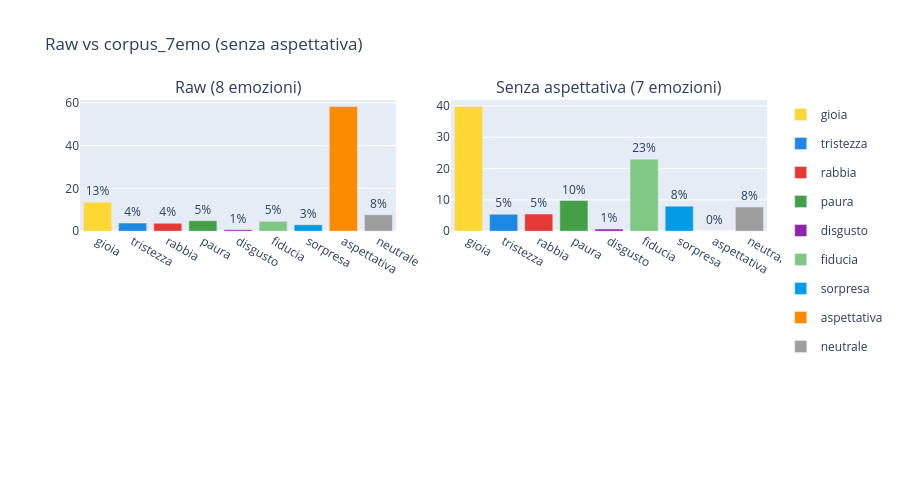

Write notebook code for a chart like this one.
### Markdown cell above
## Passo 1 — Rimozione di aspettativa (corpus_7emo)

Come `corpus_sei_emo` in ItEm (che escludeva fiducia e attese), escludiamo aspettativa
per vedere la struttura emotiva sottostante. Non è il metodo finale — serve a esplorare.

### Code cell
df_7emo  = detect_emotions(df_corpus, df_tokens, df_elita_orig, emotions=SEVEN_EMOTIONS)
counts_7 = df_7emo['dominant_emotion'].value_counts()

plot_emotion_grid(
    panels=[
        ('Raw (8 emozioni)',              df_raw),
        ('Senza aspettativa (7 emozioni)',df_7emo),
    ],
    total=total,
    title='Raw vs corpus_7emo (senza aspettativa)',
    emotions=BASIC_EMOTIONS,
    height=500,
).show()

### Figure 1 — Plotly figure (JSON) as saved in the notebook; plotly's stock layout.template omitted (floating-point values rounded to 4 significant figures)
{"data": [{"legendgroup": "gioia", "marker": {"color": "#FDD835"}, "name": "gioia", "showlegend": true, "text": ["13%"], "textposition": "outside", "x": ["gioia"], "y": [13.5], "type": "bar", "xaxis": "x", "yaxis": "y"}, {"legendgroup": "tristezza", "marker": {"color": "#1E88E5"}, "name": "tristezza", "showlegend": true, "text": ["4%"], "textposition": "outside", "x": ["tristezza"], "y": [3.8], "type": "bar", "xaxis": "x", "yaxis": "y"}, {"legendgroup": "rabbia", "marker": {"color": "#E53935"}, "name": "rabbia", "showlegend": true, "text": ["4%"], "textposition": "outside", "x": ["rabbia"], "y": [3.7], "type": "bar", "xaxis": "x", "yaxis": "y"}, {"legendgroup": "paura", "marker": {"color": "#43A047"}, "name": "paura", "showlegend": true, "text": ["5%"], "textposition": "outside", "x": ["paura"], "y": [4.9], "type": "bar", "xaxis": "x", "yaxis": "y"}, {"legendgroup": "disgusto", "marker": {"color": "#8E24AA"}, "name": "disgusto", "showlegend": true, "text": ["1%"], "textposition": "outside", "x": ["disgusto"], "y": [0.7], "type": "bar", "xaxis": "x", "yaxis": "y"}, {"legendgroup": "fiducia", "marker": {"color": "#81C784"}, "name": "fiducia", "showlegend": true, "text": ["5%"], "textposition": "outside", "x": ["fiducia"], "y": [4.6], "type": "bar", "xaxis": "x", "yaxis": "y"}, {"legendgroup": "sorpresa", "marker": {"color": "#039BE5"}, "name": "sorpresa", "showlegend": true, "text": ["3%"], "textposition": "outside", "x": ["sorpresa"], "y": [3.0], "type": "bar", "xaxis": "x", "yaxis": "y"}, {"legendgroup": "aspettativa", "marker": {"color": "#FB8C00"}, "name": "aspettativa", "showlegend": true, "text": ["58%"], "textposition": "outside", "x": ["aspettativa"], "y": [58.2], "type": "bar", "xaxis": "x", "yaxis": "y"}, {"legendgroup": "neutrale", "marker": {"color": "#9E9E9E"}, "name": "neutrale", "showlegend": true, "text": ["8%"], "textposition": "outside", "x": ["neutrale"], "y": [7.7], "type": "bar", "xaxis": "x", "yaxis": "y"}, {"legendgroup": "gioia", "marker": {"color": "#FDD835"}, "name": "gioia", "showlegend": false, "text": ["40%"], "textposition": "outside", "x": ["gioia"], "y": [39.8], "type": "bar", "xaxis": "x2", "yaxis": "y2"}, {"legendgroup": "tristezza", "marker": {"color": "#1E88E5"}, "name": "tristezza", "showlegend": false, "text": ["5%"], "textposition": "outside", "x": ["tristezza"], "y": [5.4], "type": "bar", "xaxis": "x2", "yaxis": "y2"}, {"legendgroup": "rabbia", "marker": {"color": "#E53935"}, "name": "rabbia", "showlegend": false, "text": ["5%"], "textposition": "outside", "x": ["rabbia"], "y": [5.5], "type": "bar", "xaxis": "x2", "yaxis": "y2"}, {"legendgroup": "paura", "marker": {"color": "#43A047"}, "name": "paura", "showlegend": false, "text": ["10%"], "textposition": "outside", "x": ["paura"], "y": [9.8], "type": "bar", "xaxis": "x2", "yaxis": "y2"}, {"legendgroup": "disgusto", "marker": {"color": "#8E24AA"}, "name": "disgusto", "showlegend": false, "text": ["1%"], "textposition": "outside", "x": ["disgusto"], "y": [0.7], "type": "bar", "xaxis": "x2", "yaxis": "y2"}, {"legendgroup": "fiducia", "marker": {"color": "#81C784"}, "name": "fiducia", "showlegend": false, "text": ["23%"], "textposition": "outside", "x": ["fiducia"], "y": [23.0], "type": "bar", "xaxis": "x2", "yaxis": "y2"}, {"legendgroup": "sorpresa", "marker": {"color": "#039BE5"}, "name": "sorpresa", "showlegend": false, "text": ["8%"], "textposition": "outside", "x": ["sorpresa"], "y": [8.0], "type": "bar", "xaxis": "x2", "yaxis": "y2"}, {"legendgroup": "aspettativa", "marker": {"color": "#FB8C00"}, "name": "aspettativa", "showlegend": false, "text": ["0%"], "textposition": "outside", "x": ["aspettativa"], "y": [0.0], "type": "bar", "xaxis": "x2", "yaxis": "y2"}, {"legendgroup": "neutrale", "marker": {"color": "#9E9E9E"}, "name": "neutrale", "showlegend": false, "text": ["8%"], "textposition": "outside", "x": ["neutrale"], "y": [7.7], "type": "bar", "xaxis": "x2", "yaxis": "y2"}], "layout": {"xaxis": {"anchor": "y", "domain": [0.0, 0.46]}, "yaxis": {"anchor": "x", "domain": [0.59, 1.0]}, "xaxis2": {"anchor": "y2", "domain": [0.54, 1.0]}, "yaxis2": {"anchor": "x2", "domain": [0.59, 1.0]}, "xaxis3": {"anchor": "y3", "domain": [0.0, 0.46]}, "yaxis3": {"anchor": "x3", "domain": [0.0, 0.41]}, "xaxis4": {"anchor": "y4", "domain": [0.54, 1.0]}, "yaxis4": {"anchor": "x4", "domain": [0.0, 0.41]}, "annotations": [{"font": {"size": 16}, "showarrow": false, "text": "Raw (8 emozioni)", "x": 0.23, "xanchor": "center", "xref": "paper", "y": 1.0, "yanchor": "bottom", "yref": "paper"}, {"font": {"size": 16}, "showarrow": false, "text": "Senza aspettativa (7 emozioni)", "x": 0.77, "xanchor": "center", "xref": "paper", "y": 1.0, "yanchor": "bottom", "yref": "paper"}], "title": {"text": "Raw vs corpus_7emo (senza aspettativa)"}, "barmode": "group", "height": 500}}
